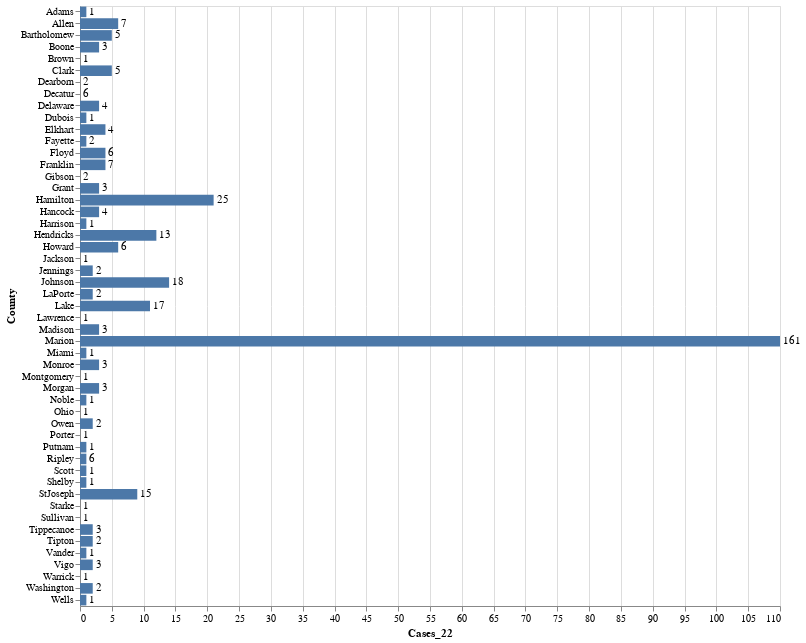

The code cell stored with this chart in its notebook:
### Code cell
import pandas as pd
import altair as alt

df = pd.read_csv('Data/covid19_county.csv')

source = df

bars = alt.Chart(source).mark_bar().encode(x='Cases_22', y='County')

text = bars.mark_text(align='left', baseline='middle', dx=3).encode(text='Cases_23')

(bars + text).properties(height=600, width=700)

### Figure 1 — Vega-Lite specification as saved in the notebook (floating-point values rounded to 4 significant figures)
{"config": {"view": {"continuousWidth": 400, "continuousHeight": 300}}, "layer": [{"mark": "bar", "encoding": {"x": {"type": "quantitative", "field": "Cases_22"}, "y": {"type": "nominal", "field": "County"}}}, {"mark": {"type": "text", "align": "left", "baseline": "middle", "dx": 3}, "encoding": {"text": {"type": "quantitative", "field": "Cases_23"}, "x": {"type": "quantitative", "field": "Cases_22"}, "y": {"type": "nominal", "field": "County"}}}], "data": {"name": "data-639704d56874227d824c85720d3f82a5"}, "height": 600, "width": 700, "$schema": "https://vega.github.io/schema/vega-lite/v4.0.2.json", "datasets": {"data-639704d56874227d824c85720d3f82a5": [{"County": "Adams", "Cases_17": 1, "Cases_18": 1, "Cases_19": 1, "Cases_20": 1, "Cases_21": 1, "Cases_22": 1, "Cases_23": 1}, {"County": "Allen", "Cases_17": 0, "Cases_18": 0, "Cases_19": 1, "Cases_20": 4, "Cases_21": 4, "Cases_22": 6, "Cases_23": 7}, {"County": "Bartholomew", "Cases_17": 1, "Cases_18": 1, "Cases_19": 1, "Cases_20": 1, "Cases_21": 5, "Cases_22": 5, "Cases_23": 5}, {"County": "Boone", "Cases_17": 1, "Cases_18": 1, "Cases_19": 2, "Cases_20": 2, "Cases_21": 3, "Cases_22": 3, "Cases_23": 3}, {"County": "Brown", "Cases_17": 0, "Cases_18": 0, "Cases_19": 0, "Cases_20": 0, "Cases_21": 0, "Cases_22": 0, "Cases_23": 1}, {"County": "Clark", "Cases_17": 1, "Cases_18": 1, "Cases_19": 1, "Cases_20": 4, "Cases_21": 4, "Cases_22": 5, "Cases_23": 5}, {"County": "Dearborn", "Cases_17": 0, "Cases_18": 0, "Cases_19": 0, "Cases_20": 0, "Cases_21": 0, "Cases_22": 0, "Cases_23": 2}, {"County": "Decatur", "Cases_17": 0, "Cases_18": 0, "Cases_19": 0, "Cases_20": 0, "Cases_21": 0, "Cases_22": 0, "Cases_23": 6}, {"County": "Delaware", "Cases_17": 0, "Cases_18": 0, "Cases_19": 0, "Cases_20": 1, "Cases_21": 2, "Cases_22": 3, "Cases_23": 4}, {"County": "Dubois", "Cases_17": 0, "Cases_18": 0, "Cases_19": 0, "Cases_20": 0, "Cases_21": 1, "Cases_22": 1, "Cases_23": 1}, {"County": "Elkhart", "Cases_17": 0, "Cases_18": 0, "Cases_19": 0, "Cases_20": 1, "Cases_21": 1, "Cases_22": 4, "Cases_23": 4}, {"County": "Fayette", "Cases_17": 1, "Cases_18": 1, "Cases_19": 1, "Cases_20": 1, "Cases_21": 1, "Cases_22": 1, "Cases_23": 2}, {"County": "Floyd", "Cases_17": 1, "Cases_18": 1, "Cases_19": 2, "Cases_20": 2, "Cases_21": 3, "Cases_22": 4, "Cases_23": 6}, {"County": "Franklin", "Cases_17": 2, "Cases_18": 2, "Cases_19": 2, "Cases_20": 2, "Cases_21": 4, "Cases_22": 4, "Cases_23": 7}, {"County": "Gibson", "Cases_17": 0, "Cases_18": 0, "Cases_19": 0, "Cases_20": 0, "Cases_21": 0, "Cases_22": 0, "Cases_23": 2}, {"County": "Grant", "Cases_17": 0, "Cases_18": 0, "Cases_19": 1, "Cases_20": 1, "Cases_21": 2, "Cases_22": 3, "Cases_23": 3}, {"County": "Hamilton", "Cases_17": 2, "Cases_18": 2, "Cases_19": 5, "Cases_20": 10, "Cases_21": 18, "Cases_22": 21, "Cases_23": 25}, {"County": "Hancock", "Cases_17": 0, "Cases_18": 0, "Cases_19": 0, "Cases_20": 1, "Cases_21": 2, "Cases_22": 3, "Cases_23": 4}, {"County": "Harrison", "Cases_17": 0, "Cases_18": 0, "Cases_19": 0, "Cases_20": 1, "Cases_21": 1, "Cases_22": 1, "Cases_23": 1}, {"County": "Hendricks", "Cases_17": 4, "Cases_18": 4, "Cases_19": 4, "Cases_20": 6, "Cases_21": 8, "Cases_22": 12, "Cases_23": 13}, {"County": "Howard", "Cases_17": 2, "Cases_18": 5, "Cases_19": 5, "Cases_20": 5, "Cases_21": 6, "Cases_22": 6, "Cases_23": 6}, {"County": "Jennings", "Cases_17": 1, "Cases_18": 1, "Cases_19": 1, "Cases_20": 1, "Cases_21": 1, "Cases_22": 2, "Cases_23": 2}, {"County": "Jackson", "Cases_17": 0, "Cases_18": 0, "Cases_19": 0, "Cases_20": 0, "Cases_21": 0, "Cases_22": 0, "Cases_23": 1}, {"County": "Johnson", "Cases_17": 3, "Cases_18": 3, "Cases_19": 4, "Cases_20": 7, "Cases_21": 12, "Cases_22": 14, "Cases_23": 18}, {"County": "Lake", "Cases_17": 3, "Cases_18": 4, "Cases_19": 6, "Cases_20": 7, "Cases_21": 10, "Cases_22": 11, "Cases_23": 17}, {"County": "LaPorte", "Cases_17": 1, "Cases_18": 1, "Cases_19": 1, "Cases_20": 2, "Cases_21": 2, "Cases_22": 2, "Cases_23": 2}, {"County": "Lawrence", "Cases_17": 0, "Cases_18": 0, "Cases_19": 0, "Cases_20": 0, "Cases_21": 0, "Cases_22": 0, "Cases_23": 1}, {"County": "Madison", "Cases_17": 1, "Cases_18": 1, "Cases_19": 1, "Cases_20": 1, "Cases_21": 2, "Cases_22": 3, "Cases_23": 3}, {"County": "Marion", "Cases_17": 11, "Cases_18": 19, "Cases_19": 25, "Cases_20": 46, "Cases_21": 82, "Cases_22": 110, "Cases_23": 161}, {"County": "Monroe", "Cases_17": 0, "Cases_18": 0, "Cases_19": 0, "Cases_20": 0, "Cases_21": 1, "Cases_22": 3, "Cases_23": 3}, {"County": "Miami", "Cases_17": 0, "Cases_18": 0, "Cases_19": 0, "Cases_20": 1, "Cases_21": 1, "Cases_22": 1, "Cases_23": 1}, {"County": "Montgomery", "Cases_17": 0, "Cases_18": 0, "Cases_19": 0, "Cases_20": 0, "Cases_21": 0, "Cases_22": 0, "Cases_23": 1}, {"County": "Morgan", "Cases_17": 0, "Cases_18": 0, "Cases_19": 0, "Cases_20": 0, "Cases_21": 1, "Cases_22": 3, "Cases_23": 3}, {"County": "Noble", "Cases_17": 1, "Cases_18": 1, "Cases_19": 1, "Cases_20": 1, "Cases_21": 1, "Cases_22": 1, "Cases_23": 1}, {"County": "Ohio", "Cases_17": 0, "Cases_18": 0, "Cases_19": 0, "Cases_20": 0, "Cases_21": 0, "Cases_22": 0, "Cases_23": 1}, {"County": "Owen", "Cases_17": 0, "Cases_18": 0, "Cases_19": 1, "Cases_20": 1, "Cases_21": 1, "Cases_22": 2, "Cases_23": 2}, {"County": "Porter", "Cases_17": 0, "Cases_18": 0, "Cases_19": 0, "Cases_20": 0, "Cases_21": 0, "Cases_22": 0, "Cases_23": 1}, {"County": "Putnam", "Cases_17": 0, "Cases_18": 0, "Cases_19": 0, "Cases_20": 0, "Cases_21": 1, "Cases_22": 1, "Cases_23": 1}, {"County": "Ripley", "Cases_17": 0, "Cases_18": 0, "Cases_19": 0, "Cases_20": 0, "Cases_21": 1, "Cases_22": 1, "Cases_23": 6}, {"County": "Scott", "Cases_17": 0, "Cases_18": 0, "Cases_19": 0, "Cases_20": 1, "Cases_21": 1, "Cases_22": 1, "Cases_23": 1}, {"County": "Shelby", "Cases_17": 0, "Cases_18": 0, "Cases_19": 1, "Cases_20": 1, "Cases_21": 1, "Cases_22": 1, "Cases_23": 1}, {"County": "StJoseph", "Cases_17": 1, "Cases_18": 3, "Cases_19": 6, "Cases_20": 6, "Cases_21": 8, "Cases_22": 9, "Cases_23": 15}, {"County": "Starke", "Cases_17": 0, "Cases_18": 0, "Cases_19": 0, "Cases_20": 0, "Cases_21": 0, "Cases_22": 0, "Cases_23": 1}, {"County": "Sullivan", "Cases_17": 0, "Cases_18": 0, "Cases_19": 0, "Cases_20": 0, "Cases_21": 0, "Cases_22": 0, "Cases_23": 1}, {"County": "Tippecanoe", "Cases_17": 0, "Cases_18": 1, "Cases_19": 2, "Cases_20": 2, "Cases_21": 2, "Cases_22": 2, "Cases_23": 3}, {"County": "Tipton", "Cases_17": 0, "Cases_18": 0, "Cases_19": 0, "Cases_20": 0, "Cases_21": 1, "Cases_22": 2, "Cases_23": 2}, {"County": "Vander", "Cases_17": 0, "Cases_18": 0, "Cases_19": 1, "Cases_20": 1, "Cases_21": 1, "Cases_22": 1, "Cases_23": 1}, {"County": "Vigo", "Cases_17": 0, "Cases_18": 0, "Cases_19": 1, "Cases_20": 2, "Cases_21": 2, "Cases_22": 2, "Cases_23": 3}, {"County": "Warrick", "Cases_17": 0, "Cases_18": 0, "Cases_19": 0, "Cases_20": 0, "Cases_21": 0, "Cases_22": 0, "Cases_23": 1}, {"County": "Washington", "Cases_17": 0, "Cases_18": 0, "Cases_19": 0, "Cases_20": 0, "Cases_21": 1, "Cases_22": 2, "Cases_23": 2}, {"County": "Wells", "Cases_17": 1, "Cases_18": 1, "Cases_19": 1, "Cases_20": 1, "Cases_21": 1, "Cases_22": 1, "Cases_23": 1}]}}
